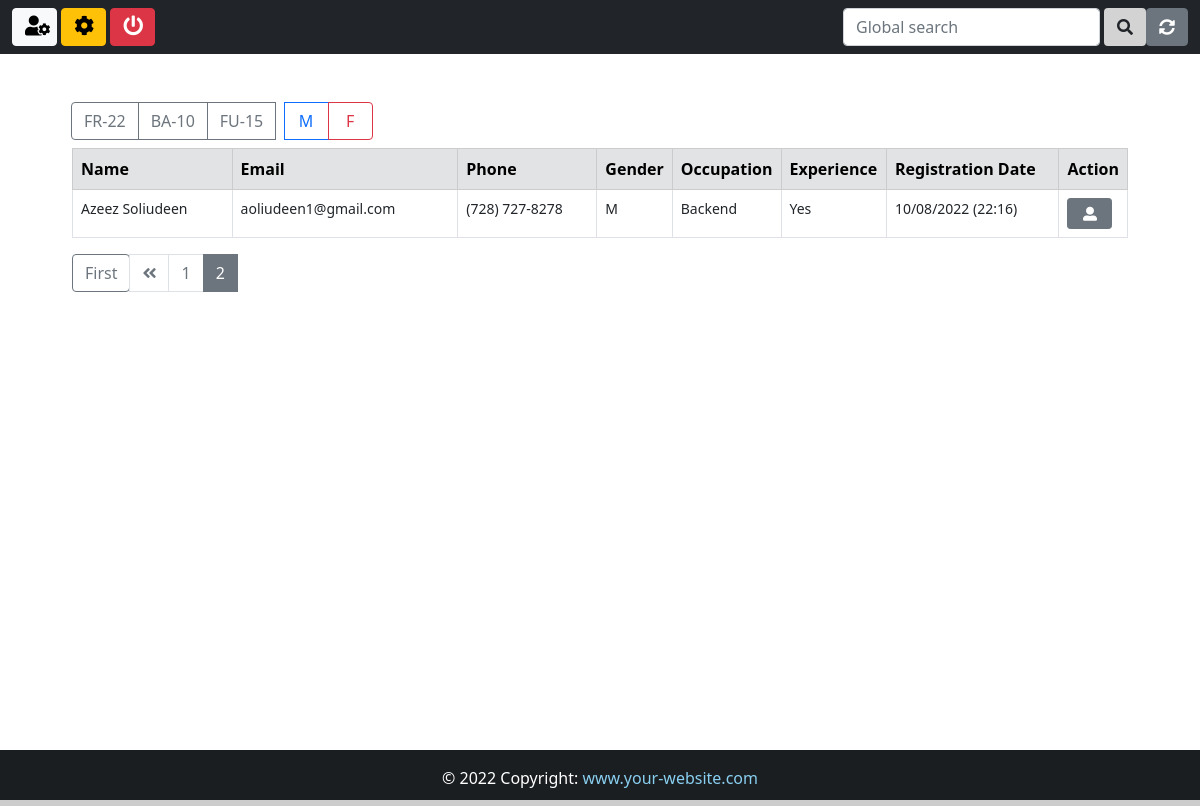
Page /candidates/?page=2 (signed in) on the committed database.
### app/models.py (models this page shows, shortened)
class candidate(models.Model):
    first_name = models.CharField(max_length=50)
    last_name = models.CharField(max_length=50)
    job = models.CharField(max_length=5, verbose_name='Job code')
    birth =models.DateField(auto_now=False, auto_now_add=False, verbose_name='Birthday')
    phone = models.CharField(max_length=18)
    personality = models.CharField(max_length=50, null=True, choices=PERSONALITY)
    salary = models.CharField(max_length=50, verbose_name='Salary expectation')
    gender = models.CharField(max_length=7)
    experience = models.BooleanField(null=True)
    smoker = models.CharField(max_length=10, null=True, choices=SMOKER, default="")
    email = models.EmailField(max_length=50)
    message = models.TextField(verbose_name='Presentation')
    file = models.FileField(upload_to='resume', blank=True, verbose_name='Resume')
    image = models.ImageField(upload_to='photo', blank=True, verbose_name='Photo')
    created_at = models.DateTimeField(auto_now_add=True)
    updated_at = models.DateTimeField(auto_now=True)
    Situation = models.CharField(max_length=50, null=True, choices=SITUATION, default='Pending')
    company_note = models.TextField(blank=True)
    frameworks = MultiSelectField(choices=FRAMEWORKS, default="", max_length=50)
    languages = MultiSelectField(choices=LANGUAGES, default="", max_length=50)
    databases = MultiSelectField(choices=DATABASES, default="", max_length=50)
    libraries = MultiSelectField(choices=LIBRARIES, default="", max_length=50)
    mobile = MultiSelectField(choices=MOBILE, default="", max_length=50)
    others = MultiSelectField(choices=OTHERS, default="", max_length=50)
    institution = models.CharField(max_length=50)
    course = models.CharField(max_length=50)
    started_course = models.DateField(auto_now=False, auto_now_add=False)
    finished_course = models.DateField(auto_now=False, auto_now_add=False)
    about_course = models.TextField()
    status_course = models.CharField(max_length=50, null=True, choices=STATUS_COURSE)
    company = models.CharField(max_length=50)
    position = models.CharField(max_length=50)
    started_job = models.DateField(auto_now=False, auto_now_add=False)
    finished_job = models.DateField(auto_now=False, auto_now_add=False)
    about_job = models.TextField()
    employed = models.BooleanField(null=True, verbose_name='I am employed')
    remote = models.BooleanField(null=True, verbose_name='I agree to work remotely')
    travel = models.BooleanField(null=True, verbose_name="I'm available for travel")

### app/views.py (the view, shortened to what this page needs)
# urls.py: path('candidates/', views.Candidates, name='candidates'),
@login_required(login_url='loginpage')
@cache_control(no_cache=True, must_revalidate=True, no_store=True)
def Candidates(request):
    if request.method == 'POST':
        job = request.POST.get('job')
        gender = request.POST.get('gender')
        filter = candidate.objects.filter(Q(job=job) | Q(gender=gender))
        context = {
            'candidates': filter,
            }
        return render(request, 'app/candidates.html', context)
    else:
        all_candidates_list = candidate.objects.all().order_by('-created_at')
    paginator = Paginator(all_candidates_list, 10) #10 is number of records to display on a Page
    page = request.GET.get('page')
    all_candidates = paginator.get_page(page)
    context={
        'candidates': all_candidates,
        }
    return render(request, 'app/candidates.html', context)

### app/templates/app/candidates.html (shortened to what this page needs)
{% extends 'base.html' %}
{% block nav-content %}
<div class="collapse navbar-collapse mt-3 mt-md-3 mt-lg-0" id="navbarSupportedContent">
    <ul class="navbar-nav me-auto mb-2 mb-lg-0 align-middle">
      <li class="nav-item">
        <a href="{% url 'register' %}" class="btn btn-light my-btn2" title="Control Panel">
            <i class="fas fa-user-cog f-size2"></i>
        </a>
        <a href="{% url 'admin:index' %}" target="_blank"  class="btn btn-warning my-btn2" title="Admin">
                <i class="fas fa-cog f-size2"></i>
        </a>
        <a href="{% url 'logout' %}" class="btn btn-danger my-btn2" title="Log out">
            <i class="fas fa-power-off f-size2"></i>
        </a>
    </li>
    </ul>
    <form class="d-flex">
        <input class="form-control me-1" name="q" type="search" placeholder="Global search" value="{{request.GET.q}}">
        <button class="btn" style="background: #d3d3d3;" title="search" type="submit">
            <i class="fas fa-search"></i>
        </button>
        <a href="{% url 'candidates' %}" class="btn btn-secondary ns-1" title="Refresh">
            <i class="fas fa-sync-alt"></i>
        </a>
    </form>
</div>
{% endblock nav-content %}
{% block content %}
<div class="container" style="width: 90%;">
<form method="post" class="mt-5 mb-2">
    <div class="btn-group wd-100" role="group" aria-label="Basic radio toggle button group">
        <label {% if request.POST.job == 'FR-22' %} class="btn btn-secondary" {% else %} class="btn btn-outline-secondary" for="btnradio1" {% endif %}>FR-22</label>
        <label {% if request.POST.job == 'BA-10' %} class="btn btn-secondary" {% else %} class="btn btn-outline-secondary" for="btnradio2" {% endif %}>BA-10</label>
        <label {% if request.POST.job == 'FU-15' %} class="btn btn-secondary" {% else %} class="btn btn-outline-secondary" for="btnradio3" {% endif %}>FU-15</label>
        <label {% if request.POST.gender == 'M' %} class="btn btn-primary my-btn2" {% else %} class="btn btn-outline-primary my-btn2" for="btnradio4" {% endif %}>M</label>
        <label {% if request.POST.gender == 'F' %} class="btn btn-danger my-btn2" {% else %} class="btn btn-outline-danger my-btn2" for="btnradio5" {% endif %}>F</label>
    </div>
</form>
<table class="table table-bordered text.center">
    <thead class="table-secondary">
        <tr>
            <th style="width: 16%;">Name</th>
            <th style="width: 22%;">Email</th>
            <th style="width: 14%;">Phone</th>
            <th style="width: 6%;">Gender</th>
            <th style="width: 10%;">Occupation</th>
            <th style="width: 10%;">Experience</th>
            <th style="width: 17%;">Registration Date</th>
            <th colspan="2" style="width: 5%;">Action</th>
        </tr>
    </thead>
    <tbody style="font-size:14px;">
        {% for candidate in candidates %}
        <tr>
            <td id="top-border" label="Name">{{candidate.first_name}} {{candidate.last_name}}</td>
            <td id="sm-border" label="Email">{{candidate.email}}</td>
            <td id="sm-border" label="Phone">{{candidate.phone}}</td>
            <td id="sm-border" label="Gender">{{candidate.gender}}</td>
            {% if candidate.job == 'FR-22' %}
            <td id="sm-border" label="Occupation">Frontend</td>
            {% elif candidate.job == 'BA-10' %}
            <td id="sm-border" label="Occupation">Backend</td>
            {% else %}
            <td id="sm-border" label="Occupation">Fullstack</td>
            {% endif %}
            {% if candidate.experience == False %}
            <td id="sm-border" label="Experience"><span class="text-danger">No</span></td>
            {% else %}
            <td id="sm-border" label="Experience">Yes</td>
            {% endif %}
            <td id="sm-border" label="Received">{{candidate.created_at| date:'m/d/Y (H:i)'}}</td>
            <td>
                <a href="{% url 'candidate' candidate.id %}" class="btn btn-secondary my-btn2 btn-sm" title="view candidate">
                    <i class="fas fa-user-alt"></i>
                </a>
            </td>
            {% empty %}
            <td colspan="8" class="text-danger text-center"><strong>No record found</strong></td>
        </tr>
        {% endfor %}
    </tbody>
</table>
<nav>
    {% if candidates.has_other_pages %}
    <ul class="pagination">
        {% if candidates.has_previous %}
        <a href="?page=1" class="btn btn-outline-secondary mb-4" style="border-radius: 1px soliid #d3d3d3;">First</a>
        <li class="page-item"><a class="page-link" href="?page={{ candidates.previous_page_number }}"><i class="fas fa-angle-double-left"></i></a></li>
        {% else %}
        <li class="page-item disabled"></li>
        {% endif %}
        {% for i in candidates.paginator.page_range %}
        {% if candidates.number == i %}
        <li class="page-item active"><span class="page-link">{{i}}</span></li>
        {% else %}
        <li class="page-item"><a class="page-link" href="?page={{i}}">{{i}}</a></li>
        {% endif %}
        {% endfor %}
    </ul>
{% endif %}
</nav>
<br><br><br>
</div>
{% endblock content %}

### static/css/style.css (style rules this page uses)
html, body { scroll-behavior: smooth; height: 100%; margin: 0; max-width: 100%; }
.my-btn2 { width: 45px; }
.f-size2 { font-size: 20px; }
a { text-decoration: none !important; }
.page-item.active .page-link { columns: #fff; background-color: #6c757d; border: 1px solid #6c757d; }
.pagination > li > a { background-color: #fff; color: #6c757d; }

### rows in the picture
candidate: first_name "Azeez", last_name "Soliudeen", email "aoliudeen1@gmail.com", phone "(728) 727-8278", gender "M", job "Backend", experience "Yes", created_at "10/08/2022 (22:16)"

### other values in the picture
{{ i }} "1"
{{ i }} "2"
